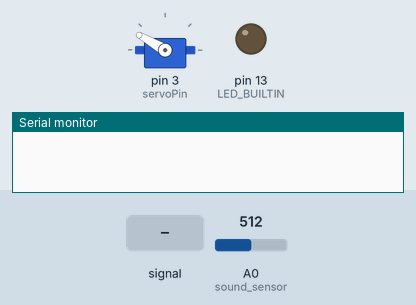
A sketch run on a simulated Arduino Uno, built with avr-gcc and run on an emulated ATmega328P. On the bench: servo, output pins drawn as LEDs (lit = HIGH), the last lines printed to the serial monitor. Dashed ring = blinking. Inputs (shaded band) come from the test bench; at power-on: A0 (sound_sensor) = 512.

Above: at 1.2 s.
1.3 s: A0 (sound_sensor) fed a 200 Hz sine of ±81 counts around its level
At 4.2 s:
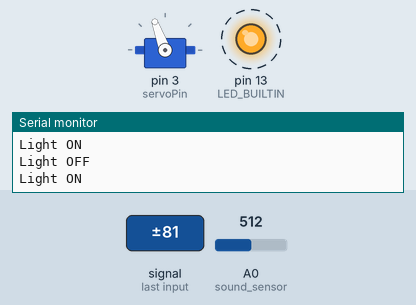
4.3 s: A0 (sound_sensor) set to 306
At 5.4 s:
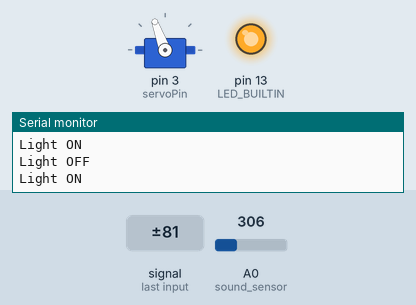
5.8 s: A0 (sound_sensor) set to 505
7.4 s: A0 (sound_sensor) set to 537
At 10.3 s:
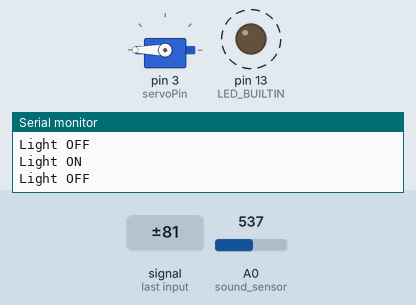
10.4 s: A0 (sound_sensor) set to 511
At 11.2 s:
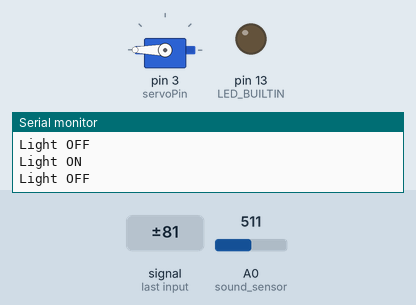
Timing chart, 0 to 12.9 s (numbered marks = the images above; inputs shaded):
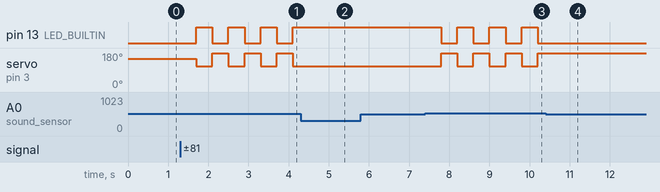

Measured:
- the behaviour switches between 520 and 521 on A0 (sound_sensor) (found by bisection; images 2 and 3)
- after the input at 1.3 s, pin 13 (LED_BUILTIN): alternates HIGH for 0.40 s and LOW for 0.40 s, starting after 0.40 s; servo on pin 3 (servoPin): alternates 180° for 0.40 s and 110° for 0.40 s, starting after 0.40 s
- after the input at 4.3 s, pin 13 (LED_BUILTIN): stops changing and stays HIGH; servo on pin 3 (servoPin): stops changing and stays 110°
- after the input at 5.8 s, every drawn part: stays the same
- after the input at 7.4 s, pin 13 (LED_BUILTIN): alternates HIGH for 0.40 s and LOW for 0.40 s, starting after 0.40 s; servo on pin 3 (servoPin): alternates 180° for 0.40 s and 110° for 0.40 s, starting after 0.40 s
- after the input at 10.4 s, pin 13 (LED_BUILTIN): stops changing and stays LOW; servo on pin 3 (servoPin): stops changing and stays 180°

The sketch:

arduino_sound_sensor.ino
```cpp
#include <Servo.h>

int servoPin = 3;
Servo Servo1;
int sound_sensor = A0;
int counter = 0;
bool lightOn = false;
unsigned long lastClapTime = 0;
const unsigned long clapTimeout = 2000;
const unsigned long maxIntervalBetweenClaps = 1000;

void setup() {
  pinMode(LED_BUILTIN, OUTPUT);
  pinMode(sound_sensor, INPUT);
  Serial.begin(9600);
  Servo1.attach(servoPin);
  Servo1.write(150);
}

void loop() {
  int soundValue = analogRead(sound_sensor);
  unsigned long currentTime = millis();

  if (soundValue > 520) {
    if (currentTime - lastClapTime < maxIntervalBetweenClaps) {
      counter++;
    } else {
      counter = 1;
    }
    lastClapTime = currentTime;

    delay(200);
  }

  if (counter == 2) {
    if (currentTime - lastClapTime <= clapTimeout) {
      lightOn = !lightOn;
      digitalWrite(LED_BUILTIN, lightOn ? HIGH : LOW);
      Servo1.write(lightOn ? 110: 180);
      Serial.println(lightOn ? "Light ON" : "Light OFF");
    }
    counter = 0;
  }

  if (currentTime - lastClapTime > clapTimeout) {
    counter = 0;
  }
}
```
